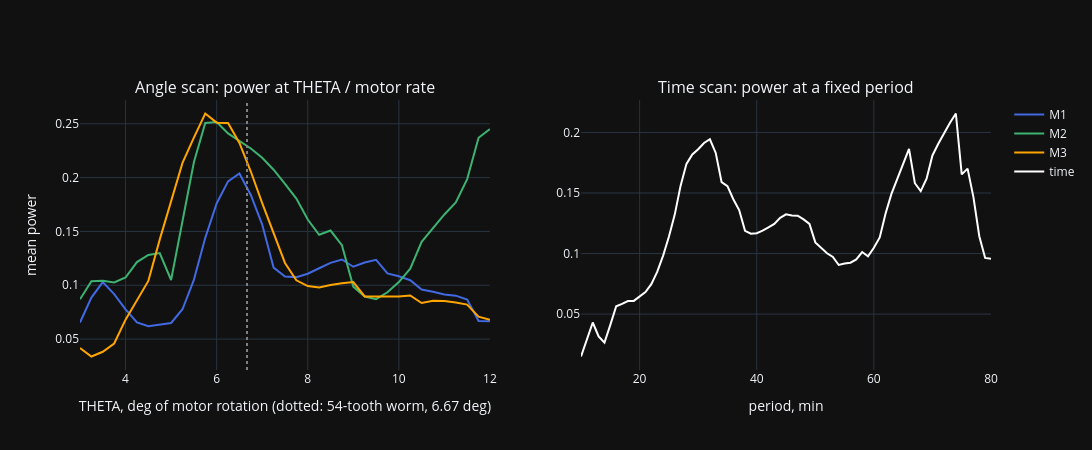

The code cell stored with this chart in its notebook:
### Markdown cell above
## 3. Worm (motor angle) or time?

Both hypotheses scored on the same segments (>= `MIN_MINUTES`, duplicate captures dropped):

- **Angle scan**: for each motor and candidate worm angle THETA, the mean periodogram power (RA and Dec,
  slow trend removed) at the period that worm gives in each segment, THETA / that motor's rate.
- **Time scan**: the mean power at one fixed time period in every segment.

Background power is roughly the median of each curve. Caution from the tests (`test_pec_pe_analysis.py`):
a purely time-based signal can also produce an angle-scan peak (each segment hits *some* THETA = T x rate),
so the two scans have to be compared with each other, not read alone.

### Code cell
segs = load_segments(SEG_DIR, min_minutes=MIN_MINUTES)
print(f"{len(segs)} segments, {len({s.session for s in segs})} sessions")
THETAS = np.arange(3.0, 12.01, 0.25)
PERIODS = np.arange(10, 80.1, 1) * 60
angle = theta_scan(segs, THETAS)
times = time_scan(segs, PERIODS)
fig = make_subplots(rows=1, cols=2, subplot_titles=['Angle scan: power at THETA / motor rate', 'Time scan: power at a fixed period'])
for m, c in zip(MOTORS, ('royalblue', 'mediumseagreen', 'orange')):
    fig.add_trace(go.Scatter(x=angle.index, y=angle[m], name=m, line=dict(color=c)), row=1, col=1)
fig.add_vline(x=360 / 54, line=dict(color='gray', dash='dot'), row=1, col=1)
fig.add_trace(go.Scatter(x=times.index / 60, y=times['power'], name='time', line=dict(color='white')), row=1, col=2)
fig.update_xaxes(title_text='THETA, deg of motor rotation (dotted: 54-tooth worm, 6.67 deg)', row=1, col=1)
fig.update_xaxes(title_text='period, min', row=1, col=2)
fig.update_yaxes(title_text='mean power', row=1, col=1)
fig.update_layout(height=450, width=1400, template=TEMPLATE)
fig.show()
summary = pd.DataFrame({m: {'peak THETA': angle[m].idxmax(), 'peak power': angle[m].max(), 'median': angle[m].median()} for m in MOTORS}).T
summary.loc['time'] = {'peak THETA': times['power'].idxmax() / 60, 'peak power': times['power'].max(), 'median': times['power'].median()}
summary['peak / median'] = summary['peak power'] / summary['median']
summary.round(3)   # 'peak THETA' for the time row is the period in minutes

### Figure 1 — Plotly figure (JSON) as saved in the notebook; plotly's stock layout.template omitted (floating-point values rounded to 4 significant figures)
{"data": [{"line": {"color": "royalblue"}, "name": "M1", "type": "scatter", "x": [3.0, 3.25, 3.5, 3.75, 4.0, 4.25, 4.5, 4.75, 5.0, 5.25, 5.5, 5.75, 6.0, 6.25, 6.5, 6.75, 7.0, 7.25, 7.5, 7.75, 8.0, 8.25, 8.5, 8.75, 9.0, 9.25, 9.5, 9.75, 10.0, 10.25, 10.5, 10.75, 11.0, 11.25, 11.5, 11.75, 12.0], "xaxis": "x", "y": [0.06539, 0.08854, 0.103, 0.09172, 0.07768, 0.06546, 0.06189, 0.06336, 0.06496, 0.07772, 0.105, 0.144, 0.1759, 0.1965, 0.2038, 0.1838, 0.1564, 0.1164, 0.1081, 0.1076, 0.1107, 0.1158, 0.1208, 0.1239, 0.1172, 0.1211, 0.1236, 0.111, 0.1084, 0.1047, 0.096, 0.09399, 0.09145, 0.09036, 0.08668, 0.0668, 0.06661], "yaxis": "y"}, {"line": {"color": "mediumseagreen"}, "name": "M2", "type": "scatter", "x": [3.0, 3.25, 3.5, 3.75, 4.0, 4.25, 4.5, 4.75, 5.0, 5.25, 5.5, 5.75, 6.0, 6.25, 6.5, 6.75, 7.0, 7.25, 7.5, 7.75, 8.0, 8.25, 8.5, 8.75, 9.0, 9.25, 9.5, 9.75, 10.0, 10.25, 10.5, 10.75, 11.0, 11.25, 11.5, 11.75, 12.0], "xaxis": "x", "y": [0.08698, 0.1038, 0.1041, 0.1026, 0.1072, 0.1215, 0.1281, 0.1298, 0.1049, 0.1589, 0.2142, 0.2507, 0.2516, 0.241, 0.2341, 0.2271, 0.2185, 0.2073, 0.1942, 0.1805, 0.1611, 0.1469, 0.1508, 0.1372, 0.09877, 0.08955, 0.08714, 0.09351, 0.103, 0.1154, 0.1403, 0.1534, 0.1657, 0.1769, 0.1986, 0.237, 0.2451], "yaxis": "y"}, {"line": {"color": "orange"}, "name": "M3", "type": "scatter", "x": [3.0, 3.25, 3.5, 3.75, 4.0, 4.25, 4.5, 4.75, 5.0, 5.25, 5.5, 5.75, 6.0, 6.25, 6.5, 6.75, 7.0, 7.25, 7.5, 7.75, 8.0, 8.25, 8.5, 8.75, 9.0, 9.25, 9.5, 9.75, 10.0, 10.25, 10.5, 10.75, 11.0, 11.25, 11.5, 11.75, 12.0], "xaxis": "x", "y": [0.0417, 0.03384, 0.03824, 0.04591, 0.06805, 0.08612, 0.104, 0.1424, 0.1792, 0.2136, 0.2372, 0.2595, 0.251, 0.2507, 0.2322, 0.2056, 0.1762, 0.1486, 0.1207, 0.1046, 0.0993, 0.09786, 0.1002, 0.1018, 0.103, 0.08961, 0.08936, 0.08941, 0.08947, 0.09053, 0.08349, 0.08564, 0.08529, 0.08399, 0.08208, 0.07088, 0.06797], "yaxis": "y"}, {"line": {"color": "white"}, "name": "time", "type": "scatter", "x": [10.0, 11.0, 12.0, 13.0, 14.0, 15.0, 16.0, 17.0, 18.0, 19.0, 20.0, 21.0, 22.0, 23.0, 24.0, 25.0, 26.0, 27.0, 28.0, 29.0, 30.0, 31.0, 32.0, 33.0, 34.0, 35.0, 36.0, 37.0, 38.0, 39.0, 40.0, 41.0, 42.0, 43.0, 44.0, 45.0, 46.0, 47.0, 48.0, 49.0, 50.0, 51.0, 52.0, 53.0, 54.0, 55.0, 56.0, 57.0, 58.0, 59.0, 60.0, 61.0, 62.0, 63.0, 64.0, 65.0, 66.0, 67.0, 68.0, 69.0, 70.0, 71.0, 72.0, 73.0, 74.0, 75.0, 76.0, 77.0, 78.0, 79.0, 80.0], "xaxis": "x2", "y": [0.01497, 0.02819, 0.04306, 0.03157, 0.02639, 0.04104, 0.05646, 0.05849, 0.06077, 0.0609, 0.06414, 0.06811, 0.07469, 0.08481, 0.09811, 0.1139, 0.1322, 0.1561, 0.1741, 0.1818, 0.1862, 0.1913, 0.1944, 0.1831, 0.159, 0.1557, 0.1449, 0.1359, 0.1187, 0.1164, 0.1168, 0.1189, 0.1217, 0.1244, 0.1294, 0.1324, 0.1315, 0.1313, 0.1282, 0.1245, 0.1092, 0.1044, 0.1002, 0.09714, 0.09055, 0.09174, 0.09246, 0.09514, 0.1013, 0.09767, 0.1047, 0.1133, 0.1331, 0.1492, 0.1617, 0.1742, 0.1865, 0.1581, 0.1515, 0.1619, 0.181, 0.1906, 0.1996, 0.208, 0.2157, 0.1654, 0.1701, 0.1466, 0.1143, 0.09642, 0.09578], "yaxis": "y2"}], "layout": {"annotations": [{"font": {"size": 16}, "showarrow": false, "text": "Angle scan: power at THETA / motor rate", "x": 0.225, "xanchor": "center", "xref": "paper", "y": 1, "yanchor": "bottom", "yref": "paper"}, {"font": {"size": 16}, "showarrow": false, "text": "Time scan: power at a fixed period", "x": 0.775, "xanchor": "center", "xref": "paper", "y": 1, "yanchor": "bottom", "yref": "paper"}], "height": 450, "shapes": [{"line": {"color": "gray", "dash": "dot"}, "type": "line", "x0": 6.667, "x1": 6.667, "xref": "x", "y0": 0, "y1": 1, "yref": "y domain"}], "width": 1400, "xaxis": {"anchor": "y", "domain": [0, 0.45], "title": {"text": "THETA, deg of motor rotation (dotted: 54-tooth worm, 6.67 deg)"}}, "xaxis2": {"anchor": "y2", "domain": [0.55, 1], "title": {"text": "period, min"}}, "yaxis": {"anchor": "x", "domain": [0, 1], "title": {"text": "mean power"}}, "yaxis2": {"anchor": "x2", "domain": [0, 1]}}}
